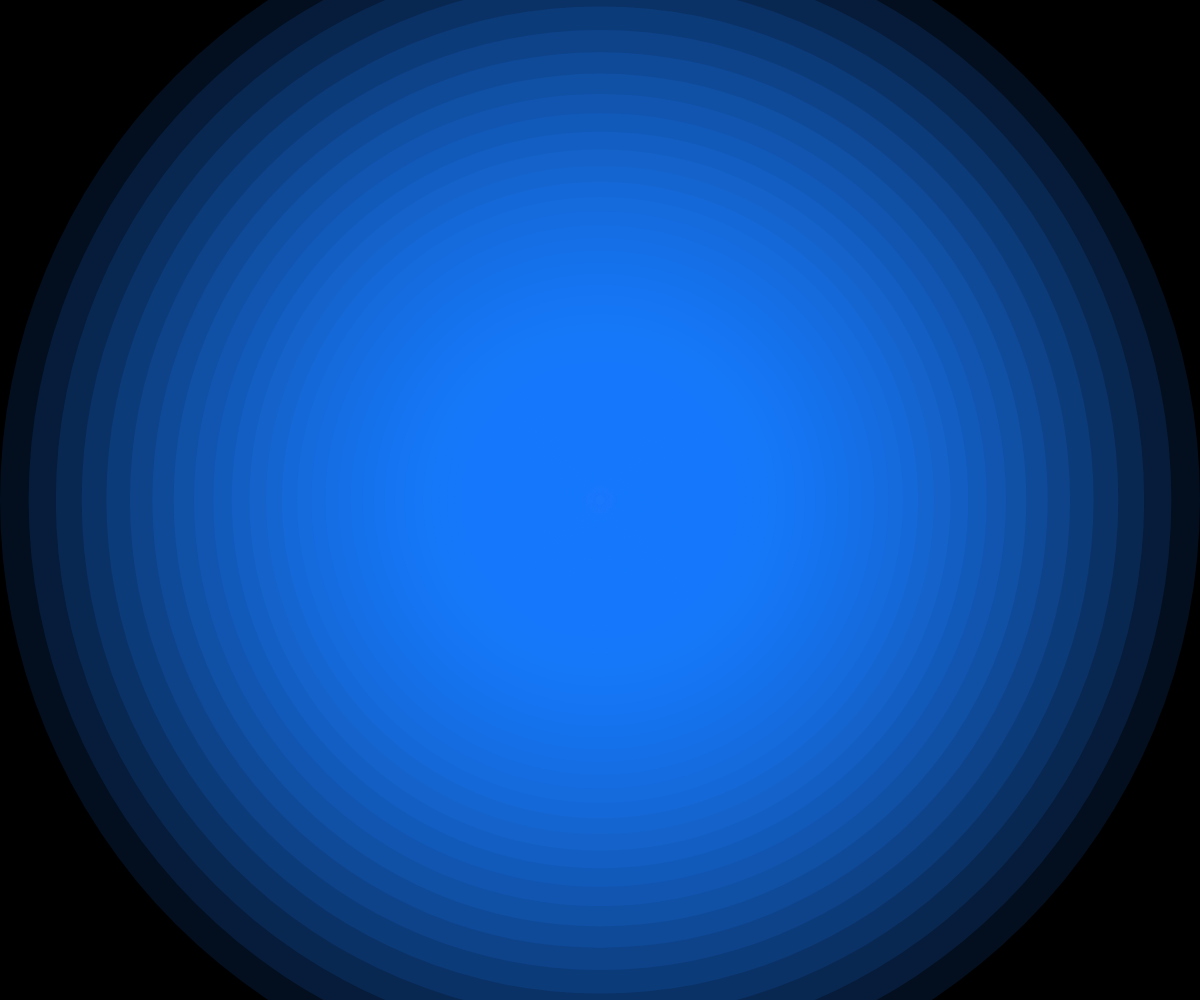
Frame 1 (no input)
Frame 60 (no input): identical to frame 1, image omitted
Frame 120 (the mouse pressed at the canvas centre since frame 60): identical to frame 1, image omitted

The p5.js sketch that drew this single still picture (run headless with seeded random() and noise() and a simulated clock; from frame 60 on, the mouse is pressed at the canvas centre):

// p5.js sketch
// ── sketch.js
function setup() {
  createCanvas(windowWidth, windowHeight);
}

function draw() {
//  background(220);
//  rect(100, 100, 200, 200);
//  rect(100, 100, 100, 100);
//  rect(100, 100, 50, 50);
//  rect(100, 100, 25, 25);
//  rect(100, 100, 12.5, 12.5); ⓵
  
//  rect(100, 100, 200, 200);
//  rect(100, 100, 200/2.0, 200/2.0);
//  rect(100, 100, 200/2.0/2.0, 200/2.0/2.0);
//  rect(100, 100, 200/2.0/2.0/2.0, 200/2.0/2.0/2.0); // ⓶
  
//  let rectSize = 200.0;
//  rect(100, 100, rectSize, rectSize);
//  rectSize = rectSize / 2.0;
//  rect(100, 100, rectSize, rectSize);
//  rectSize = rectSize / 2.0;
//  rect(100, 100, rectSize, rectSize);
//  rectSize = rectSize / 2.0;
//  rect(100, 100, rectSize, rectSize);
//  rectSize = rectSize / 2.0;
//  rect(100, 100, rectSize, rectSize);
//  rectSize = rectSize / 2.0; //⓷
  
  // for文
  
  background(0);
  noStroke();
  fill(31, 127, 255, 31);
  let diameter = width; // 直径を変数にする
//  circle(width / 2.0, height / 2.0, diameter);
//  diameter = diameter / 1.4;
//  circle(width / 2.0, height / 2.0, diameter);
//  diameter = diameter / 1.4;
//  circle(width / 2.0, height / 2.0, diameter);
//  diameter = diameter / 1.4;
//  circle(width / 2.0, height / 2.0, diameter);
//  diameter = diameter / 1.4;
//  circle(width / 2.0, height / 2.0, diameter);
//  diameter = diameter / 1.4;
//  circle(width / 2.0, height / 2.0, diameter);
//  diameter = diameter / 1.4;
  
  for(let i = 0; i < 100; i++){ 
    circle(width / 2.0, height / 2.0, diameter);
    diameter = diameter / 1.05;
  }
}
